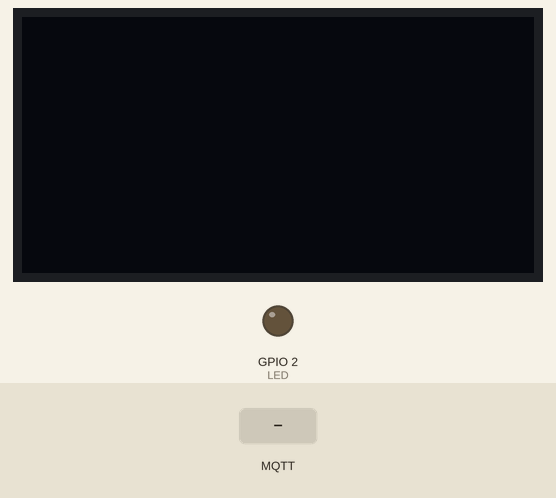
A sketch run on a simulated ESP8266 (NodeMCU). On the bench: 128×64 one-colour display, output pins drawn as LEDs (lit = HIGH). Inputs (shaded band) come from the test bench. WiFi joins after 1.5 s; servers stay silent unless stated; no MQTT or app messages arrive unless stated; what the sketch prints to the serial monitor is not drawn.

Above: at 3.2 s.
3.3 s: MQTT message "1" arrives on the first subscribed topic
At 4.1 s:
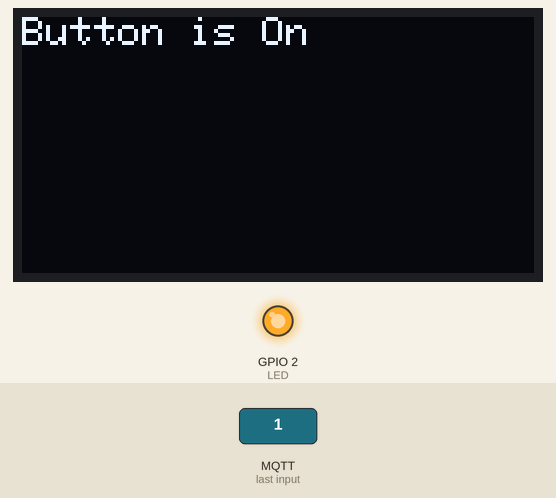
4.8 s: MQTT message "0" arrives on the first subscribed topic
At 5.3 s:
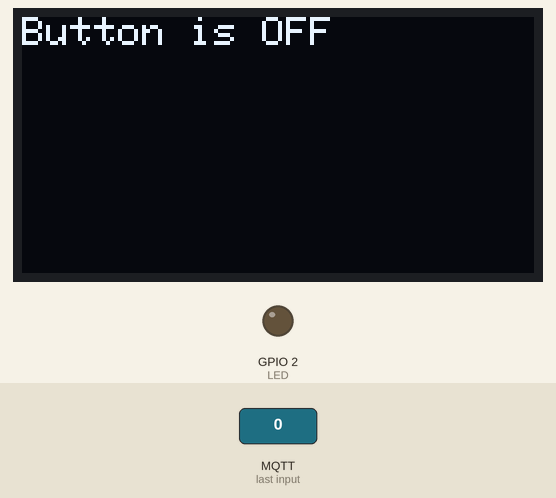
6.3 s: MQTT message "2" arrives on the first subscribed topic
At 7.5 s:
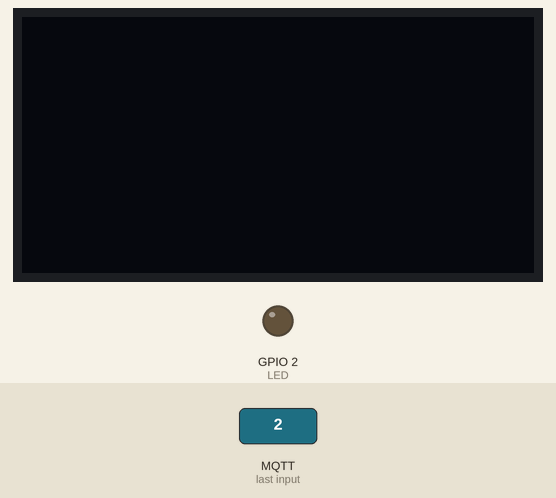
7.8 s: MQTT message "1" arrives on the first subscribed topic
At 8.8 s:
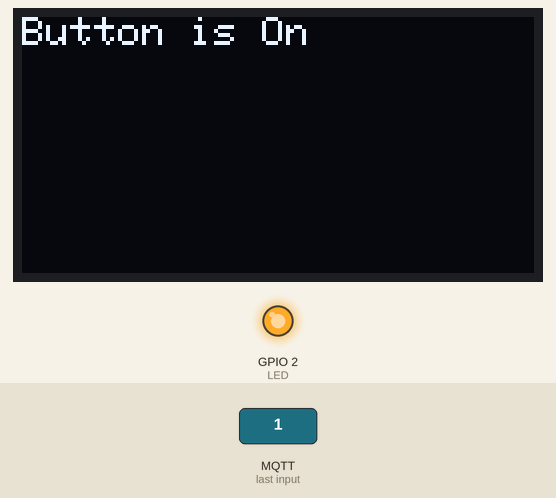
9.3 s: MQTT message "on" arrives on the first subscribed topic
At 9.9 s:
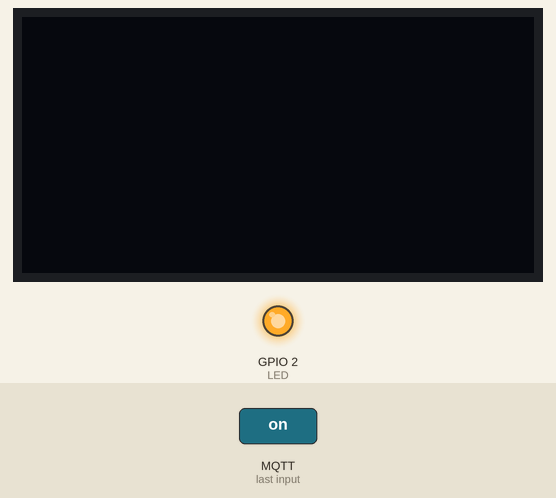
10.8 s: MQTT message "1" arrives on the first subscribed topic
At 12.2 s:
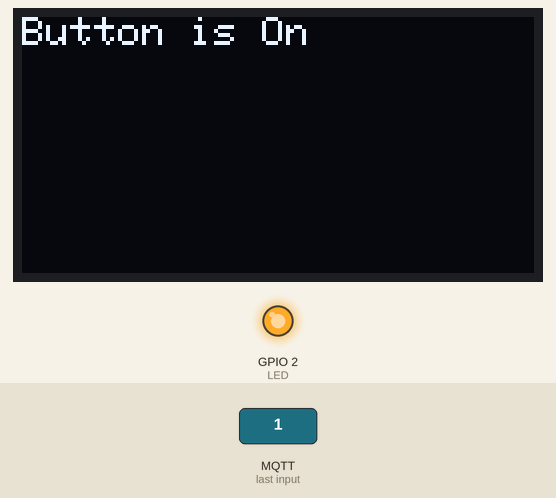
Timing chart, 0 to 13.3 s (numbered marks = the images above; inputs shaded):
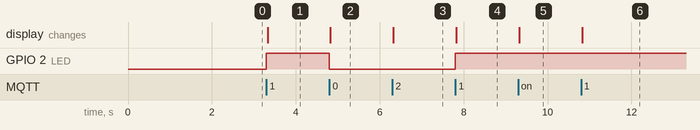

Measured:
- after the input at 3.3 s, GPIO 2 (LED): LOW → HIGH at once; the display: changes at once (image 1)
- after the input at 4.8 s, GPIO 2 (LED): HIGH → LOW at once; the display: changes at once (image 2)
- after the input at 6.3 s, the display: changes at once (image 3)
- after the input at 7.8 s, GPIO 2 (LED): LOW → HIGH at once; the display: changes at once (image 4)
- after the input at 9.3 s, the display: changes at once (image 5)
- after the input at 10.8 s, the display: changes at once (image 6)

The sketch:

class13a.ino
```cpp
/*
GND -> GND
VCC -> 3V3
iN -> D4
*/
#include <ESP8266WiFi.h>
#include <PubSubClient.h>
#include<Wire.h>
#include <Adafruit_SSD1306.h>
#include <Adafruit_GFX.h>

#define LED LED_BUILTIN


#define SCREEN_WIDTH 128
#define SCREEN_HEIGHT 64

Adafruit_SSD1306 display(SCREEN_WIDTH,SCREEN_HEIGHT, &Wire, -1);

const char* ssid = "";
const char* password = "";

const char *mqtt_broker = "broker.mqttdashboard.com";
const char *topic = "topicLed";
const char *user_name = "test";
const char *user_password = "test";
const int mqtt_port = 1883;

WiFiClient espClient;
PubSubClient client(espClient);
void setup() {
  pinMode(LED, OUTPUT);
  digitalWrite(LED, LOW);
  Serial.begin(115200);
  display.begin(SSD1306_SWITCHCAPVCC,0x3C);
  WiFi.begin(ssid, password);
  while (WiFi.status() != WL_CONNECTED) {
    delay(1000);
    Serial.print("Connecting..");
  }
  Serial.println("Connected to the WiFi network");
  client.setServer(mqtt_broker,mqtt_port);
  client.setCallback(callback);
  String client_id = "ESP8266" + String(WiFi.macAddress());
  client.connect(client_id.c_str(),user_name,user_password);
  client.subscribe(topic);
}

void loop() {

  client.loop();
}

void callback(char *topic, byte *payload, unsigned int length){
  Serial.println("Broker Topic");
  Serial.println(topic);
  Serial.println("Broker Message");

  display.clearDisplay();
  display.setTextSize(1);
  display.setTextColor(WHITE);
  display.setCursor(0,0);
  for(int i=0; i<length;i++){
      if(payload[i] == '1'){
          display.print("Button is On");
          digitalWrite(LED,HIGH);
      }
      else if (payload[i] == '0'){
          display.print("Button is OFF");
          digitalWrite(LED,LOW);
      }
  }
  display.display();
}
```
